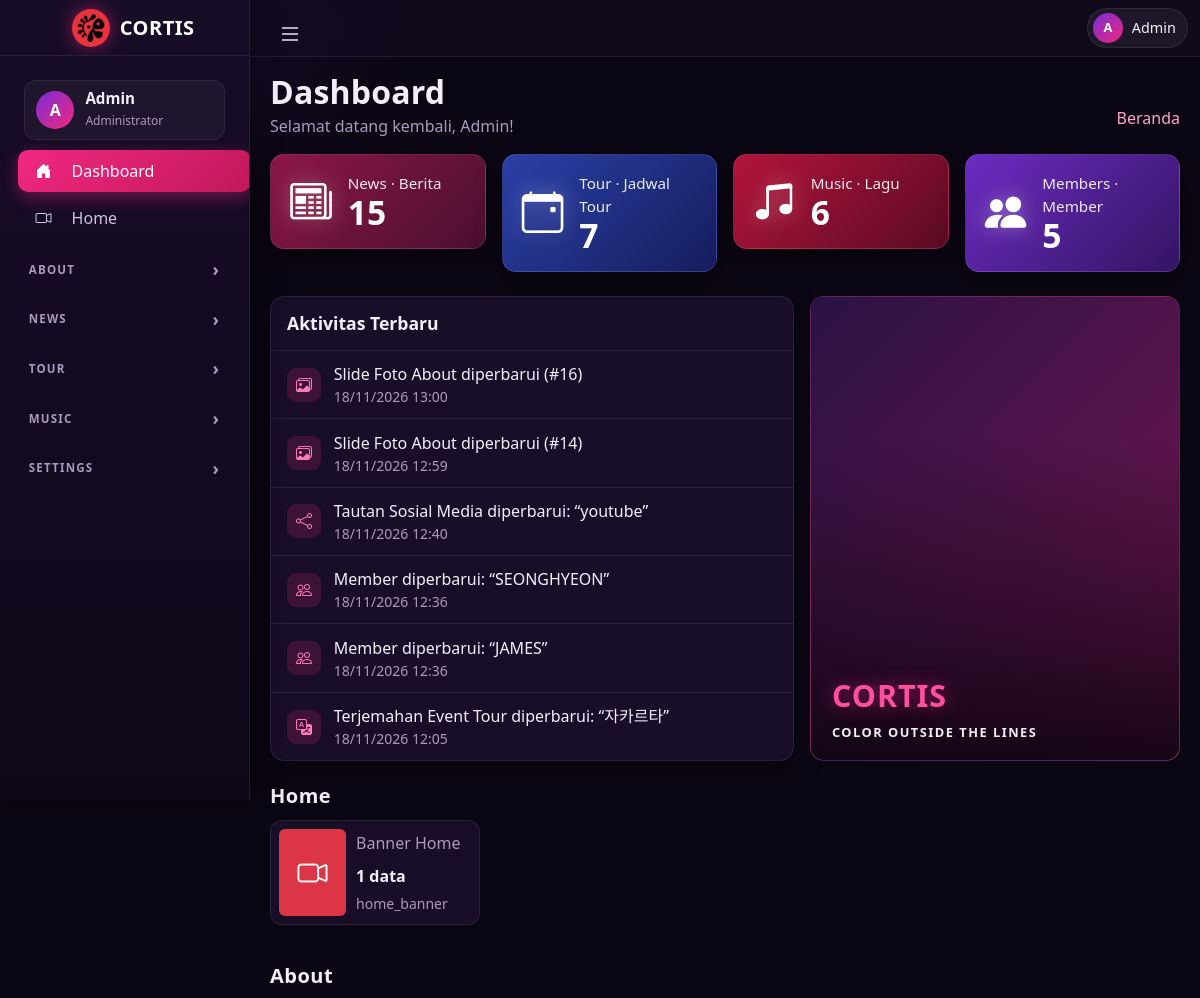
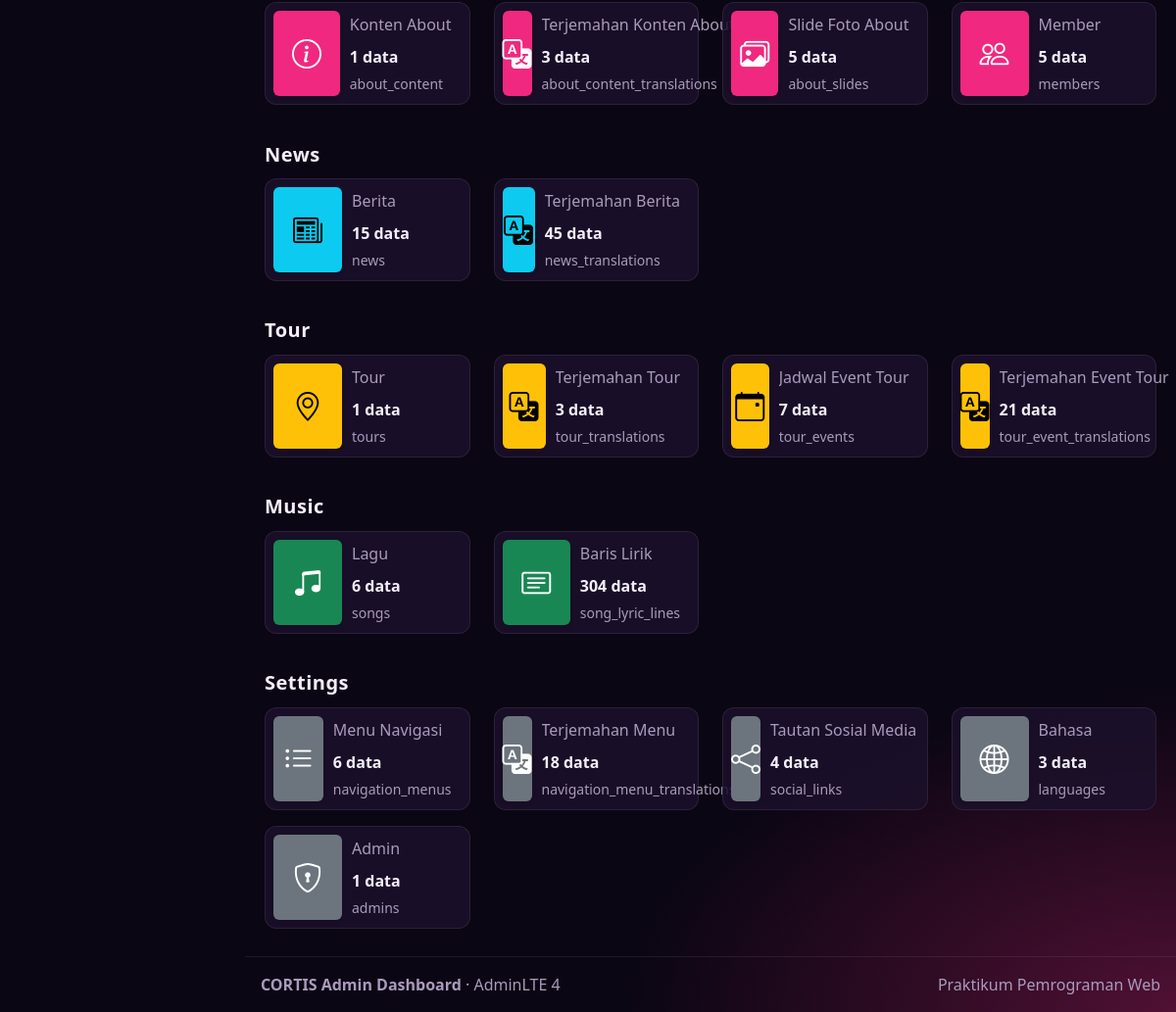
The page / on the database its author committed (2 pictures, top to bottom).
### tables this page shows
CREATE TABLE `about_slides` (
  `slide_id` int(11) NOT NULL,
  `image_url` varchar(255) NOT NULL,
  `sort_order` int(11) NOT NULL DEFAULT 0,
  `is_active` tinyint(1) NOT NULL DEFAULT 1,
  `created_at` datetime NOT NULL DEFAULT current_timestamp(),
  `updated_at` datetime NOT NULL DEFAULT current_timestamp() ON UPDATE current_timestamp()
);

CREATE TABLE `social_links` (
  `link_id` int(11) NOT NULL,
  `platform` varchar(30) NOT NULL,
  `url` varchar(255) NOT NULL,
  `sort_order` int(11) NOT NULL DEFAULT 0,
  `is_active` tinyint(1) NOT NULL DEFAULT 1,
  `created_at` datetime NOT NULL DEFAULT current_timestamp(),
  `updated_at` datetime NOT NULL DEFAULT current_timestamp() ON UPDATE current_timestamp()
);

CREATE TABLE `members` (
  `member_id` int(11) NOT NULL,
  `stage_name` varchar(50) NOT NULL,
  `birth_date` date NOT NULL,
  `photo_url` varchar(255) NOT NULL,
  `sort_order` int(11) NOT NULL DEFAULT 0,
  `is_active` tinyint(1) NOT NULL DEFAULT 1,
  `created_at` datetime NOT NULL DEFAULT current_timestamp(),
  `updated_at` datetime NOT NULL DEFAULT current_timestamp() ON UPDATE current_timestamp()
);

CREATE TABLE `tour_event_translations` (
  `event_trans_id` int(11) NOT NULL,
  `event_id` int(11) NOT NULL,
  `language_id` int(11) NOT NULL,
  `city_name` varchar(100) NOT NULL,
  `location_text` varchar(150) NOT NULL,
  `venue_name` varchar(150) NOT NULL,
  `created_at` datetime NOT NULL DEFAULT current_timestamp(),
  `updated_at` datetime NOT NULL DEFAULT current_timestamp() ON UPDATE current_timestamp()
);

### includes/fungsi.php (called while the page is built, shortened)
<?php
require_once __DIR__ . "/../koneksi.php";
$TABEL = require __DIR__ . "/../config/tables.php";
function tabel_per_grup() {
  global $TABEL;
  $urut = [
    'home_banner',
    'about_content', 'about_content_translations', 'about_slides', 'members',
    'news', 'news_translations',
    'tours', 'tour_translations', 'tour_events', 'tour_event_translations',
    'songs', 'song_lyric_lines',
    'navigation_menus', 'navigation_menu_translations', 'social_links', 'languages', 'admins',
  ];
  $out = [];
  foreach ($urut as $nama) {
    if (isset($TABEL[$nama])) $out[$TABEL[$nama]['group']][$nama] = $TABEL[$nama];
  }
  return $out;
}
function aktivitas_terbaru($n = 6) {
  global $pdo, $TABEL;
  $hasil = [];
  foreach ($TABEL as $nama => $cfg) {
    if (!isset($cfg['cols']['updated_at'])) continue;
    $pk = $cfg['pk'];
    $judul = $cfg['label_cols'][0] ?? null;
    if (!$judul) {
      foreach ($cfg['cols'] as $c => $s) if ($s['type'] === 'text' && $s['list']) { $judul = $c; break; }
    }
    $sel = "`$pk` AS id, `updated_at` AS waktu" . ($judul ? ", `$judul` AS judul" : "");
    foreach ($pdo->query("SELECT $sel FROM `$nama` ORDER BY `updated_at` DESC, `$pk` DESC LIMIT 2") as $r) {
      $teks = isset($r['judul']) ? (string) $r['judul'] : '';
      if (mb_strlen($teks) > 48) $teks = mb_substr($teks, 0, 45) . '…';
      $hasil[] = ['tabel' => $nama, 'label' => $cfg['label'], 'icon' => $cfg['icon'], 'id' => $r['id'],
                  'judul' => $teks, 'waktu' => $r['waktu']];
    }
  }
  usort($hasil, fn($a, $b) => strcmp((string) $b['waktu'], (string) $a['waktu']));
  return array_slice($hasil, 0, $n);
}
function h($s) {
  return htmlspecialchars((string) $s, ENT_QUOTES, 'UTF-8');
}
function url_tabel($t, array $p = []) {
  $p = array_filter(array_merge(['t' => $t], $p), fn($v) => $v !== '' && $v !== null);
  return 'tabel.php?' . http_build_query($p);
}

### index.php (the view, shortened to what this page needs)
<?php
require_once __DIR__ . "/includes/fungsi.php";
require_once __DIR__ . "/includes/layout.php";
function jumlah($tabel) {
  global $pdo;
  return (int) $pdo->query("SELECT COUNT(*) FROM `$tabel`")->fetchColumn();
}
$stat = [
  ['News',    'cx-stat-news',   'bi-newspaper',       'news',        'Berita'],
  ['Tour',    'cx-stat-tour',   'bi-calendar-event',  'tour_events', 'Jadwal Tour'],
  ['Music',   'cx-stat-music',  'bi-music-note-beamed', 'songs',     'Lagu'],
  ['Members', 'cx-stat-member', 'bi-people-fill',     'members',     'Member'],
];
$aktivitas = aktivitas_terbaru(6);
$warna = ['Home' => 'danger', 'About' => 'primary', 'News' => 'info', 'Tour' => 'warning', 'Music' => 'success', 'Members' => 'primary', 'Settings' => 'secondary'];
?>
<div class="row g-3 mb-4">
  <?php foreach ($stat as [$en, $kelas, $ikon, $tabel, $label]) { ?>
    <div class="col-6 col-xl-3">
      <a href="<?= h(url_tabel($tabel)) ?>" class="cx-stat <?= $kelas ?>">
        <i class="bi <?= $ikon ?>"></i>
        <div><span><?= h($en) ?> · <?= h($label) ?></span><b><?= jumlah($tabel) ?></b></div>
      </a>
    </div>
  <?php } ?>
</div>
<div class="row g-3 mb-2">
  <div class="col-lg-7">
    <div class="card h-100">
      <div class="card-header"><h3 class="card-title">Aktivitas Terbaru</h3></div>
      <ul class="cx-activity">
        <?php foreach ($aktivitas as $a) { ?>
          <li>
            <span class="ic"><i class="bi <?= h($a['icon']) ?>"></i></span>
            <div class="flex-grow-1">
              <a href="<?= h('form.php?t=' . $a['tabel'] . '&id=' . $a['id']) ?>" class="text-reset text-decoration-none">
                <?= h($a['label']) ?> diperbarui<?= $a['judul'] !== '' ? ': “' . h($a['judul']) . '”' : ' (#' . h($a['id']) . ')' ?>
              </a>
              <small><?= h(date('d/m/Y H:i', strtotime($a['waktu']))) ?></small>
            </div>
          </li>
        <?php } ?>
      </ul>
    </div>
  </div>
  <div class="col-lg-5">
    <div class="cx-hero">
      <div class="cap"><b>CORTIS</b><span>COLOR OUTSIDE THE LINES</span></div>
    </div>
  </div>
</div>
<?php foreach (tabel_per_grup() as $nama_grup => $items) {
  $w = $warna[$nama_grup] ?? 'primary'; ?>
  <h5 class="cx-grouptitle"><?= h($nama_grup) ?></h5>
  <div class="row">
    <?php foreach ($items as $nama => $cfg) { ?>
      <div class="col-12 col-sm-6 col-lg-4 col-xl-3">
        <a href="<?= h(url_tabel($nama)) ?>" class="text-decoration-none text-reset">
          <div class="info-box">
            <span class="info-box-icon text-bg-<?= $w ?> shadow-sm"><i class="bi <?= h($cfg['icon']) ?>"></i></span>
            <div class="info-box-content">
              <span class="info-box-text"><?= h($cfg['label']) ?></span>
              <span class="info-box-number"><?= jumlah($nama) ?> data</span>
              <small><?= h($nama) ?></small>
            </div>
          </div>
        </a>
      </div>
    <?php } ?>
  </div>
<?php }

### css/cortis-theme.css (style rules this page uses)
:root { --cx-accent: #f0287f; --cx-accent-2: #c2185b; --cx-accent-soft: rgba(240, 40, 127, .16); --cx-bg: #0b0613; --cx-panel: #140c21; --cx-card: rgba(28, 17, 44, .86); --cx-card-solid: #1b112c; --cx-input: #120a1e; --cx-line: rgba(255, 255, 255, .08); --cx-text: #f4eefb; --cx-muted: #a99bbd; --cx-blue: #2f6df6; --cx-red: #e0264a; --cx-radius: 14px; }
html[data-bs-theme="dark"] { --bs-body-bg: var(--cx-bg); --bs-body-color: var(--cx-text); --bs-secondary-color: var(--cx-muted); --bs-border-color: var(--cx-line); --bs-link-color: #ff7ab8; --bs-link-hover-color: #ffa3cf; --bs-primary: var(--cx-accent); --bs-primary-rgb: 240, 40, 127; }
body { color: var(--cx-text); background: radial-gradient(900px 520px at 100% 100%, rgba(240, 40, 127, .30), transparent 62%), radial-gradient(700px 420px at 0% 0%, rgba(120, 50, 210, .20), transparent 60%), var(--cx-bg) !important; background-attachment: fixed !important; }
.card, .cx-card { background: var(--cx-card) !important; border: 1px solid var(--cx-line) !important; border-radius: var(--cx-radius) !important; box-shadow: 0 10px 30px rgba(0, 0, 0, .28) !important; color: var(--cx-text); }
.card-header, .card-footer { background: transparent !important; border-color: var(--cx-line) !important; }
.card-title { font-weight: 700; }
.cx-stat { display: flex; align-items: center; gap: 1rem; padding: 1.1rem 1.2rem; border-radius: var(--cx-radius); color: #fff; text-decoration: none; border: 1px solid rgba(255, 255, 255, .10); box-shadow: 0 10px 26px rgba(0, 0, 0, .35); transition: transform .15s; }
.cx-stat i { font-size: 2.6rem; line-height: 1; filter: drop-shadow(0 0 10px rgba(255, 255, 255, .35)); }
.cx-stat span { display: block; font-size: .95rem; opacity: .9; }
.cx-stat b { display: block; font-size: 2.1rem; line-height: 1.05; font-weight: 800; }
.cx-stat-news { background: linear-gradient(135deg, #8d1747, #4a0f2f); }
.cx-stat-tour { background: linear-gradient(135deg, #2b3fa8, #151e5c); }
.cx-stat-music { background: linear-gradient(135deg, #b3143b, #5a0b24); }
.cx-stat-member { background: linear-gradient(135deg, #6b2bc2, #331563); }
.cx-activity { list-style: none; margin: 0; padding: 0; }
.cx-activity li { display: flex; align-items: center; gap: .8rem; padding: .7rem 1rem; border-bottom: 1px solid var(--cx-line); }
.cx-activity li:last-child { border-bottom: 0; }
.cx-activity .ic { width: 34px; height: 34px; border-radius: 9px; display: grid; place-items: center; background: var(--cx-accent-soft); color: #ff7ab8; flex: 0 0 34px; }
.cx-activity small { color: var(--cx-muted); display: block; }
.cx-hero { position: relative; min-height: 250px; height: 100%; border-radius: var(--cx-radius); overflow: hidden; background: linear-gradient(135deg, #2a1245, #7a1650); border: 1px solid var(--cx-line); display: flex; align-items: flex-end; }
.cx-hero::after { content: ""; position: absolute; inset: 0; background: linear-gradient(180deg, transparent 30%, rgba(8, 3, 14, .88)); }
.cx-hero .cap { position: relative; z-index: 1; padding: 1.1rem 1.3rem; }
.cx-hero .cap b { display: block; font-size: 1.9rem; font-weight: 800; letter-spacing: 1px; color: #ff4f9d; text-shadow: 0 0 18px rgba(240, 40, 127, .6); }
.cx-hero .cap span { font-size: .8rem; letter-spacing: 1.5px; font-weight: 600; }
.info-box { background: var(--cx-card) !important; border: 1px solid var(--cx-line); border-radius: 12px !important; box-shadow: none !important; color: var(--cx-text); }
.info-box .info-box-text, .info-box small { color: var(--cx-muted) !important; }
.cx-grouptitle { font-weight: 700; letter-spacing: .5px; margin: 1.4rem 0 .8rem; }

### rows shown on the page
about_slides: label "Slide Foto About", slide_id "16", updated_at "18/11/2026 13:00"
about_slides: label "Slide Foto About", slide_id "14", updated_at "18/11/2026 12:59"
social_links: label "Tautan Sosial Media", platform "youtube", updated_at "18/11/2026 12:40"
members: label "Member", stage_name "SEONGHYEON", updated_at "18/11/2026 12:36"
members: label "Member", stage_name "JAMES", updated_at "18/11/2026 12:36"
tour_event_translations: label "Terjemahan Event Tour", city_name "자카르타", updated_at "18/11/2026 12:05"

### other values the page prints
$nama_grup "Home"
$nama_grup "ABOUT"
$nama_grup "NEWS"
$nama_grup "TOUR"
$nama_grup "MUSIC"
$nama_grup "SETTINGS"
$judul "Dashboard"
$sub "Selamat datang kembali, Admin!"
$en "News"
$label "Berita"
jumlah($tabel) "15"
$en "Tour"
$label "Jadwal Tour"
jumlah($tabel) "7"
$en "Music"
